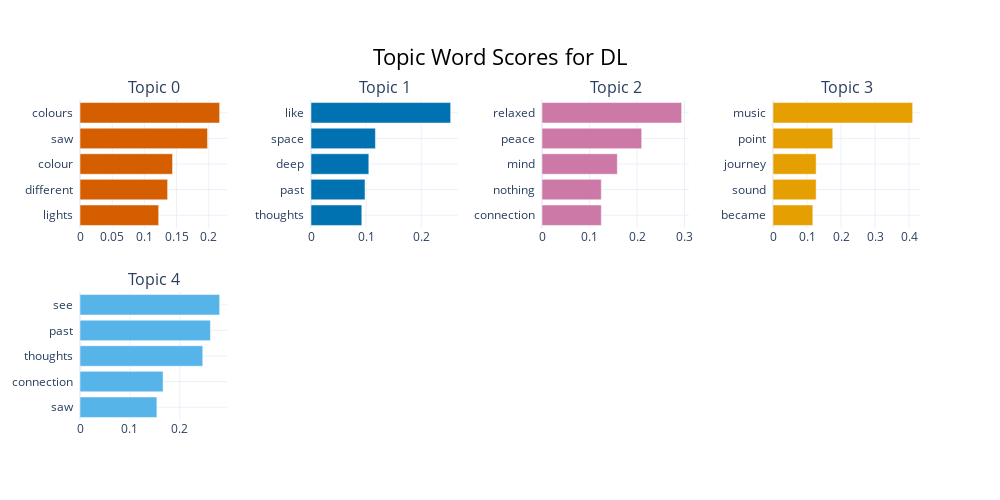

Notebook source saved alongside this figure:
### Code cell
model.visualize_barchart(title=f'Topic Word Scores for {condition}',autoscale=True)

### Figure 1 — Plotly figure (JSON) as saved in the notebook; plotly's stock layout.template omitted (floating-point values rounded to 4 significant figures)
{"data": [{"marker": {"color": "#D55E00"}, "orientation": "h", "type": "bar", "x": [0.1221, 0.136, 0.1437, 0.198, 0.2168], "xaxis": "x", "y": ["lights  ", "different  ", "colour  ", "saw  ", "colours  "], "yaxis": "y"}, {"marker": {"color": "#0072B2"}, "orientation": "h", "type": "bar", "x": [0.09221, 0.09797, 0.1049, 0.1169, 0.2534], "xaxis": "x2", "y": ["thoughts  ", "past  ", "deep  ", "space  ", "like  "], "yaxis": "y2"}, {"marker": {"color": "#CC79A7"}, "orientation": "h", "type": "bar", "x": [0.1248, 0.1248, 0.1585, 0.2098, 0.2939], "xaxis": "x3", "y": ["connection  ", "nothing  ", "mind  ", "peace  ", "relaxed  "], "yaxis": "y3"}, {"marker": {"color": "#E69F00"}, "orientation": "h", "type": "bar", "x": [0.1171, 0.1267, 0.1267, 0.1757, 0.4105], "xaxis": "x4", "y": ["became  ", "sound  ", "journey  ", "point  ", "music  "], "yaxis": "y4"}, {"marker": {"color": "#56B4E9"}, "orientation": "h", "type": "bar", "x": [0.154, 0.1664, 0.2459, 0.2613, 0.2797], "xaxis": "x5", "y": ["saw  ", "connection  ", "thoughts  ", "past  ", "see  "], "yaxis": "y5"}], "layout": {"annotations": [{"font": {"size": 16}, "showarrow": false, "text": "Topic 0", "x": 0.0875, "xanchor": "center", "xref": "paper", "y": 1, "yanchor": "bottom", "yref": "paper"}, {"font": {"size": 16}, "showarrow": false, "text": "Topic 1", "x": 0.3625, "xanchor": "center", "xref": "paper", "y": 1, "yanchor": "bottom", "yref": "paper"}, {"font": {"size": 16}, "showarrow": false, "text": "Topic 2", "x": 0.6375, "xanchor": "center", "xref": "paper", "y": 1, "yanchor": "bottom", "yref": "paper"}, {"font": {"size": 16}, "showarrow": false, "text": "Topic 3", "x": 0.9125, "xanchor": "center", "xref": "paper", "y": 1, "yanchor": "bottom", "yref": "paper"}, {"font": {"size": 16}, "showarrow": false, "text": "Topic 4", "x": 0.0875, "xanchor": "center", "xref": "paper", "y": 0.4, "yanchor": "bottom", "yref": "paper"}], "height": 500, "hoverlabel": {"bgcolor": "white", "font": {"family": "Rockwell", "size": 16}}, "showlegend": false, "title": {"font": {"color": "Black", "size": 22}, "text": "Topic Word Scores for DL", "x": 0.5, "xanchor": "center", "yanchor": "top"}, "width": 1000, "xaxis": {"anchor": "y", "domain": [0, 0.175], "showgrid": true}, "xaxis2": {"anchor": "y2", "domain": [0.275, 0.45], "showgrid": true}, "xaxis3": {"anchor": "y3", "domain": [0.55, 0.725], "showgrid": true}, "xaxis4": {"anchor": "y4", "domain": [0.825, 1], "showgrid": true}, "xaxis5": {"anchor": "y5", "domain": [0, 0.175], "showgrid": true}, "xaxis6": {"anchor": "y6", "domain": [0.275, 0.45], "showgrid": true}, "xaxis7": {"anchor": "y7", "domain": [0.55, 0.725], "showgrid": true}, "xaxis8": {"anchor": "y8", "domain": [0.825, 1], "showgrid": true}, "yaxis": {"anchor": "x", "domain": [0.6, 1], "showgrid": true}, "yaxis2": {"anchor": "x2", "domain": [0.6, 1], "showgrid": true}, "yaxis3": {"anchor": "x3", "domain": [0.6, 1], "showgrid": true}, "yaxis4": {"anchor": "x4", "domain": [0.6, 1], "showgrid": true}, "yaxis5": {"anchor": "x5", "domain": [0, 0.4], "showgrid": true}, "yaxis6": {"anchor": "x6", "domain": [0, 0.4], "showgrid": true}, "yaxis7": {"anchor": "x7", "domain": [0, 0.4], "showgrid": true}, "yaxis8": {"anchor": "x8", "domain": [0, 0.4], "showgrid": true}}}
